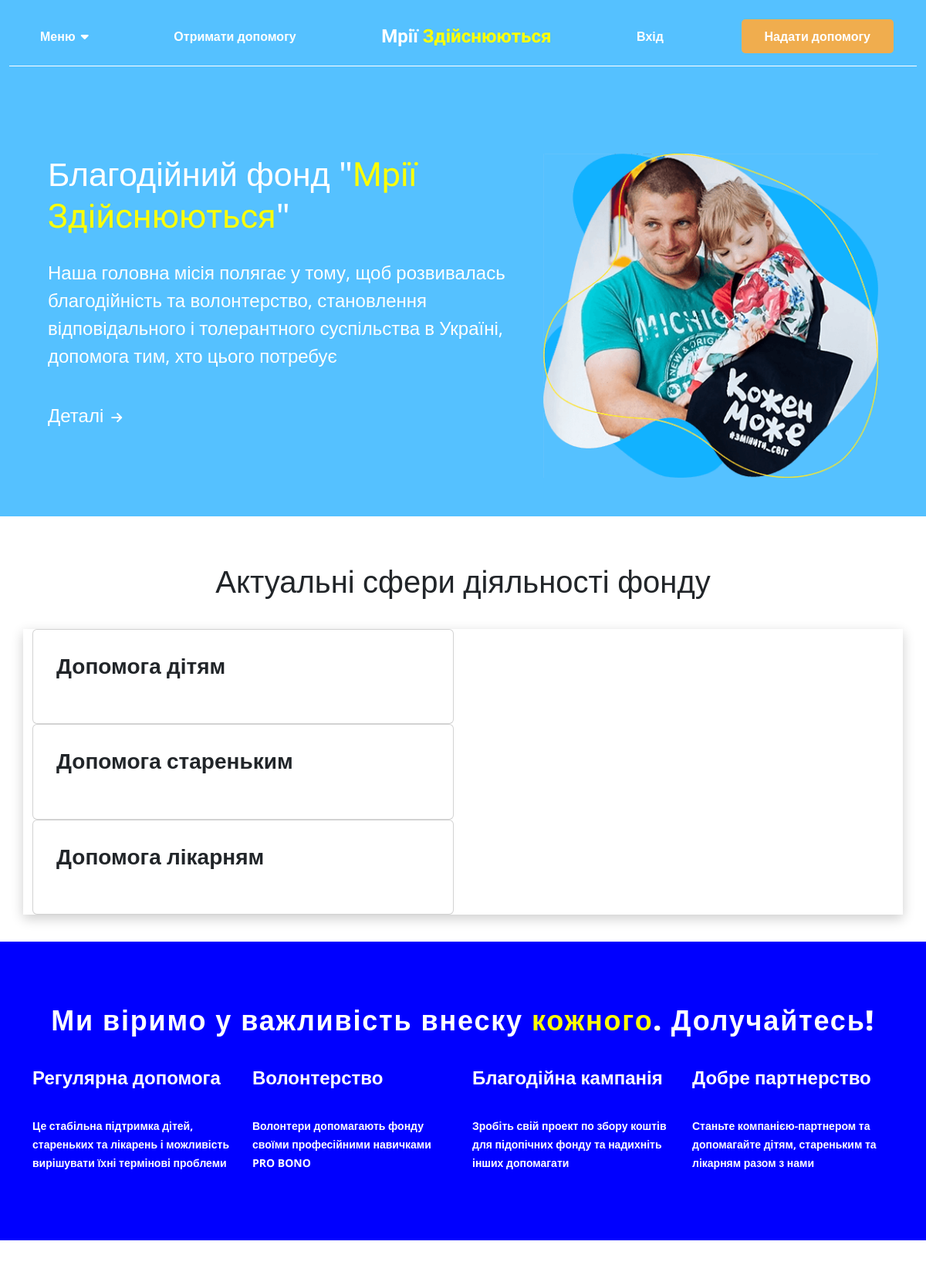
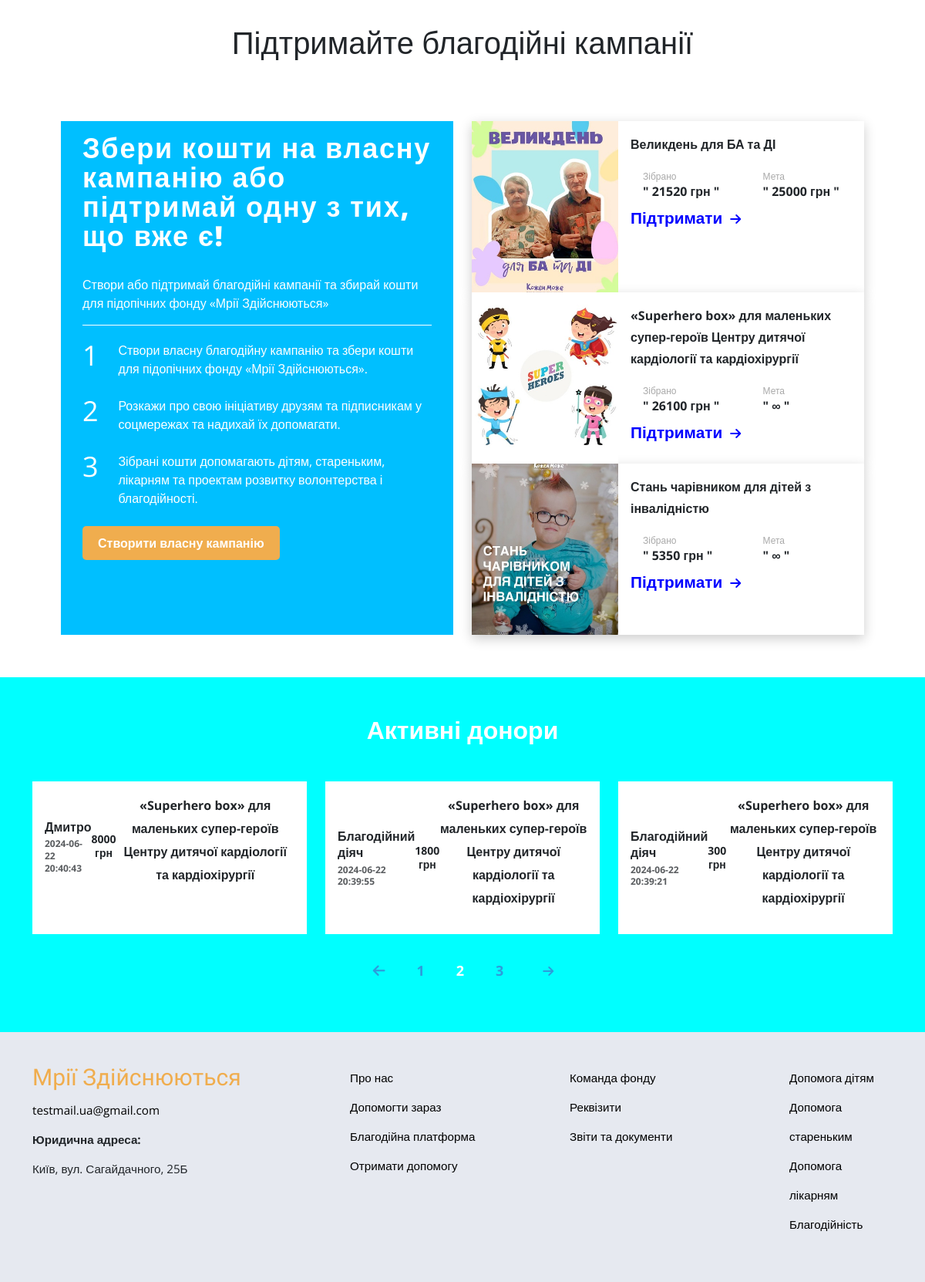
The app's page /pages/index.php?page=2 with its own data (2 pictures, top to bottom).
### tables this page shows
CREATE TABLE `overalldonate` (
  `id` int NOT NULL,
  `campaign_name` varchar(100) DEFAULT NULL,
  `sum` varchar(30) DEFAULT NULL,
  `altsum` varchar(30) DEFAULT NULL,
  `name` varchar(30) DEFAULT NULL,
  `email` varchar(30) DEFAULT NULL,
  `date` datetime NOT NULL
);

### pages/index.php (the view, shortened to what this page needs)
<?php
require_once __DIR__ . '/../src/actions/header.php';
require_once __DIR__ . '/../src/actions/footer.php';
require_once __DIR__ . '/../src/actions/active_donors.php';
?>
<!doctype html>
<html lang="uk">
<head>
    <link href="../styles/style.css" rel="stylesheet">
    <link rel="stylesheet" href="../styles/style.css">
    <link href="https://cdn.jsdelivr.net/npm/bootstrap@5.3.3/dist/css/bootstrap.min.css" rel="stylesheet">
</head>
<body>
<div class="block">
    <div class="container">
        <div id="wrapper" class="row">
            <div class="col-7">
                <nav>
                    <h2>Благодійний фонд "<span class="color">Мрії Здійснюються</span>"</h2>
                    <p>Наша головна місія полягає у тому, щоб розвивалась благодійність та волонтерство, становлення відповідального і толерантного суспільства в Україні, допомога тим, хто цього потребує</p>
                    <a href="#">Деталі<i class="fa-solid fa-arrow-right"></i></a>
                </nav>
            </div>
            <div class="col-5">
                <img class="banner" src="../images/banner.png" height="450px" width="450px" alt="">
            </div>
        </div>
    </div>
</div>
<div class="actions">
    <div class="container">
        <div class="h1-header">
            <h1>Актуальні сфери діяльності фонду</h1>
        </div>
        <div class="row no-gutters">
            <div class="col-lg-6">
                <div class="card" id="card-children">
                    <h3>Допомога дітям</h3>
                </div>
                <div class="card" id="card-elderly">
                    <h3>Допомога стареньким</h3>
                </div>
                <div class="card" id="card-hospitals">
                    <h3>Допомога лікарням</h3>
                </div>
            </div>
        </div>
    </div>
</div>
<div class="widget">
    <div class="container">
        <div class="widget-header">
            <h2>Ми віримо у важливість внеску <span class="highlight">кожного</span>. Долучайтесь!</h2>
        </div>
        <div class="row">
            <div class="col-lg-3">
                <h4>Регулярна допомога</h4>
                <p>Це стабільна підтримка дітей, стареньких та лікарень і можливість вирішувати їхні термінові проблеми</p>
            </div>
            <div class="col-lg-3">
                <h4>Волонтерство</h4>
                <p>Волонтери допомагають фонду своїми професійними навичками PRO BONO</p>
            </div>
            <div class="col-lg-3">
                <h4>Благодійна кампанія</h4>
                <p>Зробіть свій проект по збору коштів для підопічних фонду та надихніть інших допомагати</p>
            </div>
            <div class="col-lg-3">
                <h4>Добре партнерство</h4>
                <p>Станьте компанією-партнером та допомагайте дітям, стареньким та лікарням разом з нами</p>
            </div>
        </div>
    </div>
</div>
<div class="main-actions"><a name="main-actions"></a>
    <div class="container-fluid">
        <div class="container">
            <div class="heading">
                <h2>Підтримайте благодійні кампанії</h2>
            </div>
            <div class="row">
                <div class="col-lg-6 info-col">
                    <div class="text-inner">
                        <div class="container">
                            <h2>Збери кошти на власну кампанію або підтримай одну з тих, що вже є!</h2>
                            <p>Створи або підтримай благодійні кампанії та збирай кошти для підопічних фонду «Мрії Здійснюються»</p>
                            <hr>
                            <ol>
                                <li>
                                    <span class="number">1</span>
                                    <span>Створи власну благодійну кампанію та збери кошти для підопічних фонду «Мрії Здійснюються».</span>
                                </li>
                                <li>
                                    <span class="number">2</span>
                                    <span>Розкажи про свою ініціативу друзям та підписникам у соцмережах та надихай їх допомагати.</span>
                                </li>
                                <li>
                                    <span class="number">3</span>
                                    <span>Зібрані кошти допомагають дітям, стареньким, лікарням та проектам розвитку волонтерства і благодійності.</span>
                                </li>
                            </ol>
                            <div class="button-campain">
                                <a href="#" class="btn-donate">Створити власну кампанію</a>
                            </div>
                        </div>
                    </div>
                </div>
                <div class="col-lg-6 items-col">
                    <div class="campains">
                        <div class="row">
                            <div class="col-12-campain-item">
                                <div class="campain-item">
                                    <div class="cm-image">
                                        <img src="../images/photo2024-04-15-173910.jpeg" width="190px" height="222px" alt="">
                                    </div>
                                    <div class="cm-details">
                                        <p>Великдень для БА та ДІ</p>
                                        <div class="values">
                                            <div class="row">
                                                <div class="col-6">
                                                    <p>
                                                    <span>Зібрано</span>
                                                        <br>
                                                        " 21520 грн "
                                                    </p>
                                                </div>
                                                <div class="col-6">
                                                    <p>
                                                    <span>Мета</span>
                                                        <br>
                                                        " 25000 грн "
                                                    </p>
                                                </div>
                                            </div>
                                        </div>
                                        <div class="button">
                                            <a href="#">Підтримати<i class="fa-solid fa-arrow-right"></i></a>
                                        </div>
                                    </div>
                                </div>
                            </div>
                            <div class="col-12-campain-item">
                                <div class="campain-item">
                                    <div class="cm-image">
                                        <img src="../images/photo2023-10-04-162206.jpeg" width="190px" height="222px" alt="">
                                    </div>
                                    <div class="cm-details">
                                        <p>«Superhero box» для маленьких супер-героїв Центру дитячої кардіології та кардіохірургії</p>
                                        <div class="values">
                                            <div class="row">
                                                <div class="col-6">
                                                    <p>
                                                    <span>Зібрано</span>
                                                        <br>
                                                        " 26100 грн "
                                                    </p>
                                                </div>
                                                <div class="col-6">
                                                    <p>
                                                    <span>Мета</span>
                                                        <br>
                                                        " ∞ "
                                                    </p>
                                                </div>
                                            </div>
                                        </div>
                                        <div class="button">
                                            <a href="../pages/campain.php">Підтримати<i class="fa-solid fa-arrow-right"></i></a>
                                        </div>
                                    </div>
                                </div>
                            </div>
                            <div class="col-12-campain-item">
                                <div class="campain-item">
                                    <div class="cm-image">
                                        <img src="../images/BsADI0.jpeg" width="190px" height="222px" alt="">
                                    </div>
                                    <div class="cm-details">
                                        <p>Стань чарівником для дітей з інвалідністю</p>
                                        <div class="values">
                                            <div class="row">
                                                <div class="col-6">
                                                    <p>
                                                    <span>Зібрано</span>
                                                        <br>
                                                        " 5350 грн "
                                                    </p>
                                                </div>
                                                <div class="col-6">
                                                    <p>
                                                    <span>Мета</span>
                                                        <br>
                                                        " ∞ "
                                                    </p>
                                                </div>
                                            </div>
                                        </div>
                                        <div class="button">
                                            <a href="#">Підтримати<i class="fa-solid fa-arrow-right"></i></a>
                                        </div>
                                    </div>
                                </div>
                            </div>
                        </div>
                    </div>
                </div>
            </div>
        </div>
    </div>
</div>
<div class="campaign-donors">
    <div class="container">
        <h3>Активні донори</h3>
        <div class="row donors-grid">
            <?php foreach ($donors as $donor): ?>
                <div class="col-lg-4 donor-item">
                    <div class="card">
                        <div class="donor-item--inner">
                            <div class="donor-item--name">
                                <p><?php echo htmlspecialchars($donor['name']); ?></p>
                                <p class="donation-date text-muted"><?php echo htmlspecialchars($donor['date']); ?></p>
                            </div>
                            <div class="donor-item--amount">
                                <p><?php echo htmlspecialchars($donor['amount']) . ' грн'; ?></p>
                            </div>
                            <div class="donor-item--campaign">
                                <p><?php echo htmlspecialchars($donor['campaign_name']); ?></p>
                            </div>
                        </div>
                    </div>
                </div>
            <?php endforeach; ?>
        </div>
        <div class="pagination-wrapper">
            <nav id="pagination">
                <ul class="pagination">
                    <?php echo createPaginationLinks($totalPages, $page); ?>
                </ul>
            </nav>
        </div>
    </div>
</div>
</body>
</html>

### records on screen
overalldonate: name "Дмитро", date "2024-06-22 20:40:43", amount "8000", campaign_name "«Superhero box» для маленьких супер-героїв Центру дитячої кардіології та кардіохірургії"
overalldonate: name "Благодійний діяч", date "2024-06-22 20:39:55", amount "1800", campaign_name "«Superhero box» для маленьких супер-героїв Центру дитячої кардіології та кардіохірургії"
overalldonate: name "Благодійний діяч", date "2024-06-22 20:39:21", amount "300", campaign_name "«Superhero box» для маленьких супер-героїв Центру дитячої кардіології та кардіохірургії"
